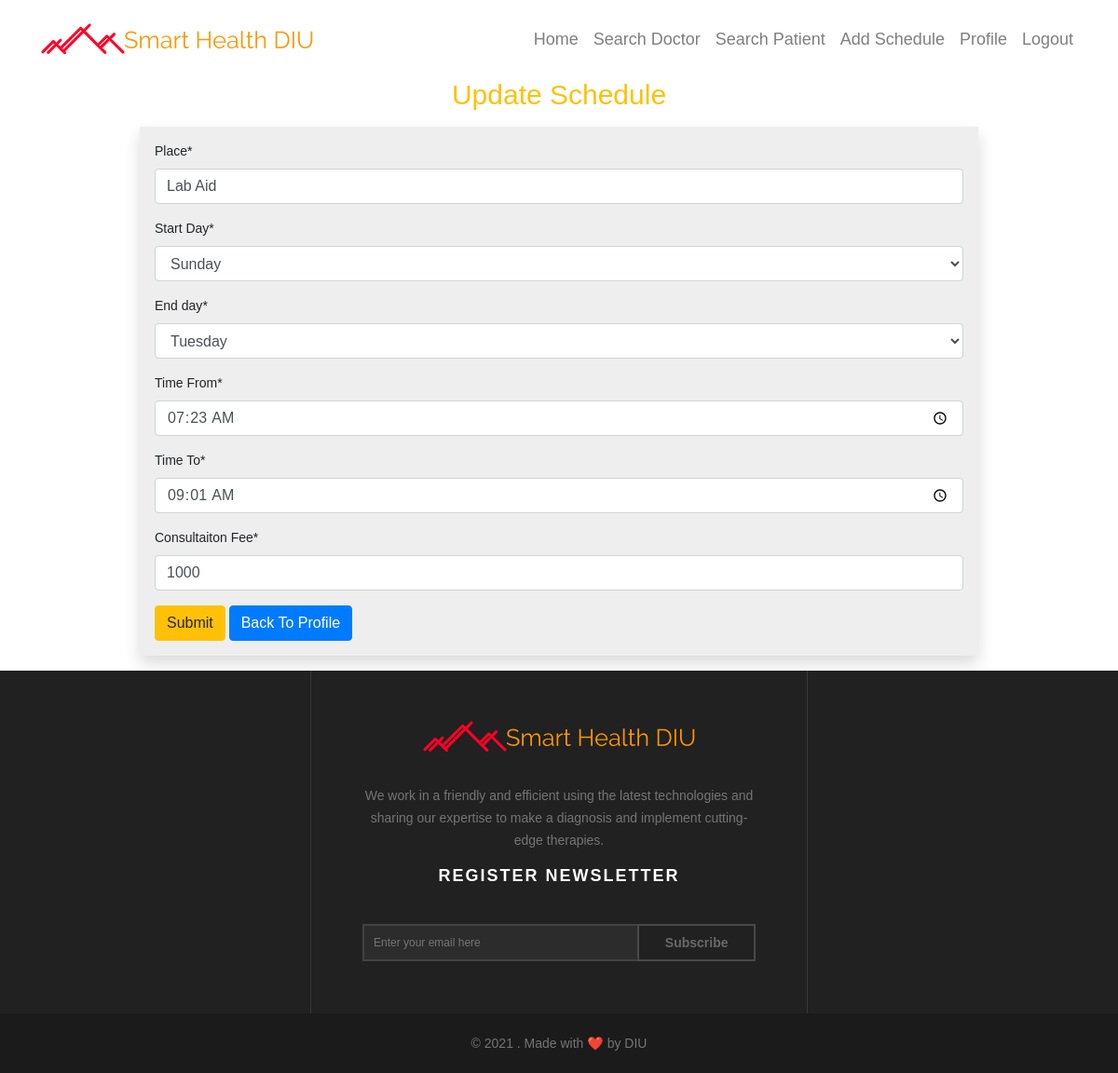
/schedule/9/update/ (signed in), run on the app's committed database.
### users/models.py (models this page shows, shortened)
class Schedule(models.Model):
    DAYS = (
        ('Sunday', 'Sunday'),
        ('Monday', 'Monday'),
        ('Tuesday', 'Tuesday'),
        ('Wednessday', 'Wednessday'),
        ('Thursday', 'Thursday'),
        ('Friday', 'Friday'),
        ('Saturday', 'Saturday'),
    )
    name = models.CharField(verbose_name='Place', max_length=200, null=True)
    wkfrom = models.CharField(verbose_name='Start Day', max_length=15, choices=DAYS)
    wkto = models.CharField(verbose_name='End day', max_length=15, choices=DAYS)
    timefrom = models.TimeField(verbose_name='Time From', null=True)
    timeto = models.TimeField(verbose_name='Time To', null=True)
    fee = models.CharField(verbose_name='Consultaiton Fee', max_length=20)
    doctor = models.ForeignKey(User, on_delete=models.CASCADE, null=True)

### users/views.py (the view, shortened to what this page needs)
# urls.py: path('schedule/<int:pk>/update/', ScheduleUpdateView.as_view(), name='schedule-udpate'),
class ScheduleUpdateView(LoginRequiredMixin, UserPassesTestMixin, UpdateView):
    model = Schedule
    form_class = ScheduleForm
    template_name ='users/dashboard/schedule_update.html'
    def test_func(self):
        if self.request.user.user_type == 1 or self.request.user.user_type == 2:
            return True

### users/forms.py
class ScheduleForm(forms.ModelForm):
    class Meta:
        model = Schedule
        fields = ['name', 'wkfrom', 'wkto', 'timefrom', 'timeto', 'fee']
        widgets = {
            'timefrom' : forms.TextInput(attrs={
                'type' : 'time',
            }),
            'timeto' : forms.TextInput(attrs={
                'type' : 'time',
            }),
        }

### users/templates/users/dashboard/schedule_update.html (shortened to what this page needs)
{% extends 'users/dashboard/base.html' %}
{% load crispy_forms_tags %}
{% block content %}
<h3 class="text-center text-warning">Update Schedule</h3>
    <form action="" method="post" class="my-3 p-3 w-75 mx-auto shadow" style="background-color: #eee;">
        {{ form|crispy }}
        <button type="submit" class="btn btn-warning">Submit</button>
        <a href="{% url 'user-profile' request.user.id %}" class="btn btn-primary">Back To Profile</a>
    </form>
{% endblock content %}

### users/static/dc/css/style.css (style rules this page uses)
* { margin: 0px; padding: 0px; }
body { background: #FFF; height: 100%; width: 100%; font-weight: normal; margin: 0px; padding: 0px; height: 100%; min-height: 100%; position: relative; font-size: 14px; font-family: 'Raleway', sans-serif; }
h1, h2, h3, h4, h5, h6 { font-weight: normal; color: #333333; }
h3 { font-size: 30px; }
a { -webkit-transition: all 0.4s ease-in-out; -moz-transition: all 0.4s ease-in-out; -o-transition: all 0.4s ease-in-out; -ms-transition: all 0.4s ease-in-out; transition: all 0.4s ease-in-out; text-decoration: none !important; }
a { text-decoration: none; color: #757575; }

### data on the page
Schedule: name "Lab Aid", wkfrom "Sunday", wkto "Tuesday", timefrom "07:23:00", timeto "09:01:00", fee "1000"
